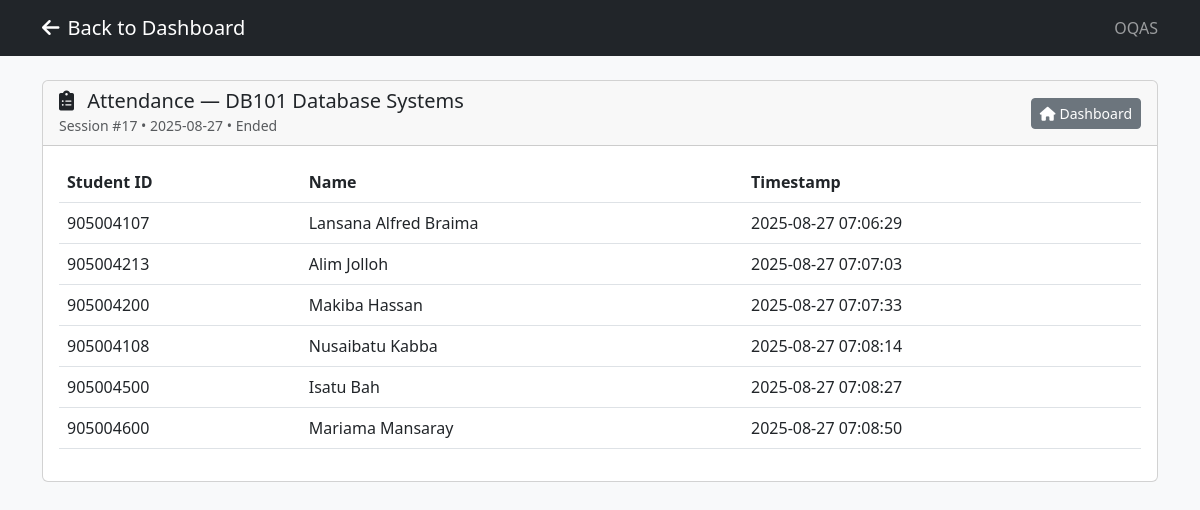
/lecturer/sessions/17/attendance (signed in), run on the app's committed database.
### tables this page shows
CREATE TABLE modules (
            module_id INTEGER PRIMARY KEY AUTOINCREMENT,
            module_code TEXT NOT NULL UNIQUE,
            module_name TEXT NOT NULL,
            lecturer_id INTEGER NOT NULL,
            planned_weeks INTEGER NOT NULL,
            created_at TIMESTAMP DEFAULT CURRENT_TIMESTAMP,
            FOREIGN KEY (lecturer_id) REFERENCES users(user_id) ON DELETE CASCADE ON UPDATE CASCADE
        );

CREATE TABLE attendance (
            attendance_id INTEGER PRIMARY KEY AUTOINCREMENT,
            session_id INTEGER NOT NULL,
            student_id INTEGER NOT NULL,
            status TEXT DEFAULT 'present',
            checkin_time TIMESTAMP DEFAULT CURRENT_TIMESTAMP,
            FOREIGN KEY (session_id) REFERENCES sessions(session_id) ON DELETE CASCADE ON UPDATE CASCADE,
            FOREIGN KEY (student_id) REFERENCES users(user_id) ON DELETE CASCADE ON UPDATE CASCADE,
            UNIQUE (session_id, student_id)
        );

CREATE TABLE users (
            user_id INTEGER PRIMARY KEY AUTOINCREMENT,
            username TEXT NOT NULL UNIQUE,
            password_hash TEXT NOT NULL,
            role TEXT NOT NULL,
            full_name TEXT NOT NULL,
            created_at TIMESTAMP DEFAULT CURRENT_TIMESTAMP
        );

### app.py (the view)
@app.route("/lecturer/sessions/<int:session_id>/attendance", methods=["GET"])
@lecturer_required
def lecturer_view_attendance(session_id: int):
    try:
        conn = sqlite3.connect(DB_PATH)
        cursor = conn.cursor()
        cursor.execute(
            """
            SELECT s.session_id, s.session_date, s.status, m.module_code, m.module_name
            FROM sessions s
            JOIN modules m ON s.module_id = m.module_id
            WHERE s.session_id = ?
            """,
            (session_id,),
        )
        row = cursor.fetchone()
    finally:
        try:
            conn.close()  # type: ignore[name-defined]
        except Exception:
            pass
    if not row:
        flash("Session not found")
        return redirect(url_for("lecturer_dashboard"))
    session_info = {
        "session_id": row[0],
        "session_date": row[1],
        "status": row[2],
        "module_code": row[3],
        "module_name": row[4],
    }
    records = AttendanceService.list_attendance_for_session(session_id)
    return render_template("attendance_session.html", session_info=session_info, records=records)

### app.py (called while the page is built)
def lecturer_required(f):
    @wraps(f)
    def decorated_function(*args, **kwargs):
        if 'user' not in session:
            flash('Please log in to access this page.')
            return redirect(url_for('login'))
        if not AuthService.is_lecturer(session['user']):
            flash('Access denied. Lecturer privileges required.')
            return redirect(url_for('login'))
        return f(*args, **kwargs)
    return decorated_function

### services/auth_service.py (called while the page is built)
    @staticmethod
    def is_lecturer(user: dict) -> bool:
        return user.get("role") == "lecturer"

### templates/attendance_session.html (shortened to what this page needs)
<!DOCTYPE html>
<html lang="en">
<head>
    <link href="https://cdn.jsdelivr.net/npm/bootstrap@5.3.0/dist/css/bootstrap.min.css" rel="stylesheet">
    <link href="https://cdnjs.cloudflare.com/ajax/libs/font-awesome/6.0.0/css/all.min.css" rel="stylesheet">
</head>
<body class="bg-light">
    <nav class="navbar navbar-dark bg-dark">
        <div class="container">
            <a class="navbar-brand" href="{{ url_for('lecturer_dashboard') }}">
                <i class="fas fa-arrow-left me-2"></i>Back to Dashboard
            </a>
            <span class="navbar-text">OQAS</span>
        </div>
    </nav>
    <div class="container py-4">
        <div class="card">
            <div class="card-header d-flex justify-content-between align-items-center">
                <div>
                    <h5 class="mb-0">
                        <i class="fas fa-clipboard-list me-2"></i>
                        Attendance — {{ session_info.module_code }} {{ session_info.module_name }}
                    </h5>
                    <small class="text-muted">Session #{{ session_info.session_id }} • {{ session_info.session_date }} • {{ session_info.status|capitalize }}</small>
                </div>
                <a class="btn btn-sm btn-secondary" href="{{ url_for('lecturer_dashboard') }}">
                    <i class="fas fa-home me-1"></i>Dashboard
                </a>
            </div>
            <div class="card-body">
                {% if records %}
                <div class="table-responsive">
                    <table class="table table-hover align-middle">
                        <thead>
                            <tr>
                                <th>Student ID</th>
                                <th>Name</th>
                                <th>Timestamp</th>
                            </tr>
                        </thead>
                        <tbody>
                            {% for r in records %}
                            <tr>
                                <td>{{ r.student_id }}</td>
                                <td>{{ r.student_name }}</td>
                                <td>{{ r.timestamp.replace('T', ' ')[:19] if r.timestamp }}</td>
                            </tr>
                            {% endfor %}
                        </tbody>
                    </table>
                </div>
                {% else %}
                <div class="text-center py-5">
                    <i class="fas fa-user-slash fa-2x text-muted mb-3"></i>
                    <h6 class="text-muted">No attendance records for this session.</h6>
                </div>
                {% endif %}
            </div>
        </div>
    </div>
</body>
</html>

### data on the page
modules: module_code "DB101", module_name "Database Systems"
attendance: student_id "905004107", student_name "Lansana Alfred Braima", timestamp "2025-08-27 07:06:29"
attendance: student_id "905004213", student_name "Alim Jolloh", timestamp "2025-08-27 07:07:03"
attendance: student_id "905004200", student_name "Makiba Hassan", timestamp "2025-08-27 07:07:33"
attendance: student_id "905004108", student_name "Nusaibatu Kabba", timestamp "2025-08-27 07:08:14"
attendance: student_id "905004500", student_name "Isatu Bah", timestamp "2025-08-27 07:08:27"
attendance: student_id "905004600", student_name "Mariama Mansaray", timestamp "2025-08-27 07:08:50"

### other printed values
{{ session_info.session_id }} "17"
{{ session_info.session_date }} "2025-08-27"
{{ session_info.status|capitalize }} "Ended"
